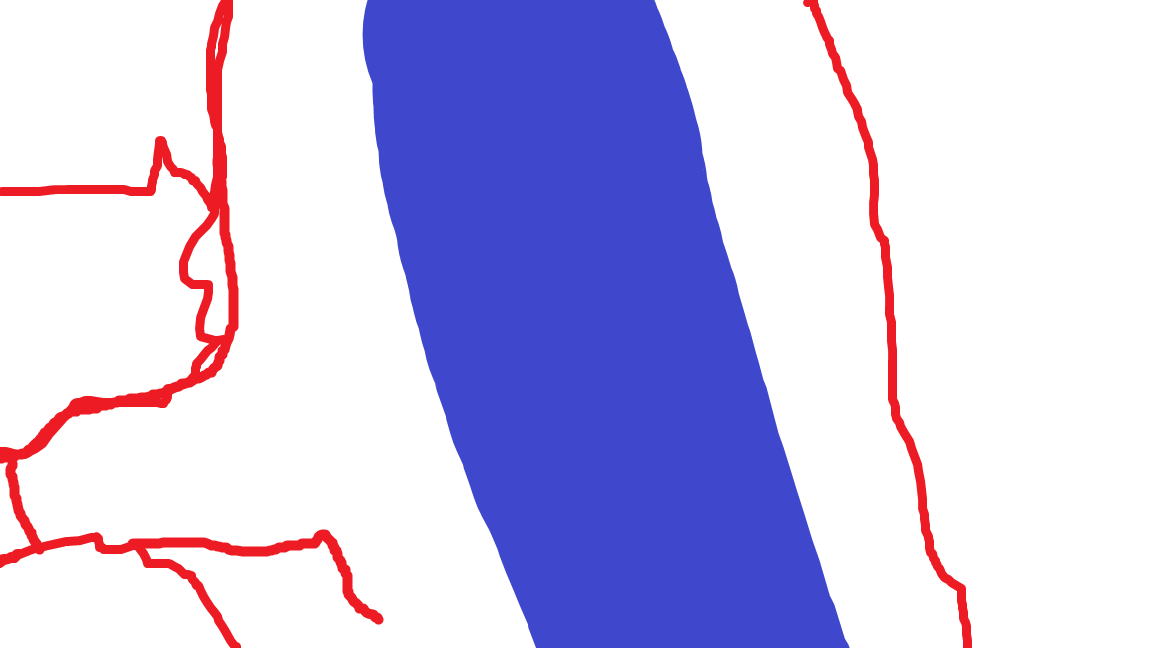
#> input picture package/Example.png, 1152 x 648 px
$ python main.py
#> lines starting #> are read from the running program, lines starting #| are printed output that depends on the picture; after the words box and inside, x2 and y2 are one past the last pixel; in counts of white or black regions, pixels touching at a corner belong together
### package/edgedetect.py
#identify all blue edge pixels in an image and create a list of their coordinates using numpy and PIL
from PIL import Image
import numpy as np
def find_blue_edge_pixels(image_path):
    # Load the image
#> called with image_path = 'Example.png'
    image = Image.open(image_path)
#> image is the input picture: PIL image 1152x648 RGBA; mean R, G, B, A 200.7, 196.1, 233.2, 255
    image = image.convert('RGB')
#> image: PIL image 1152x648 RGB
    data = np.array(image)

    # Define blue color range
    lower_blue = np.array([0, 0, 100])
    upper_blue = np.array([100, 100, 255])

    # Create a mask for blue pixels
    blue_mask = np.all((data >= lower_blue) & (data <= upper_blue), axis=-1)
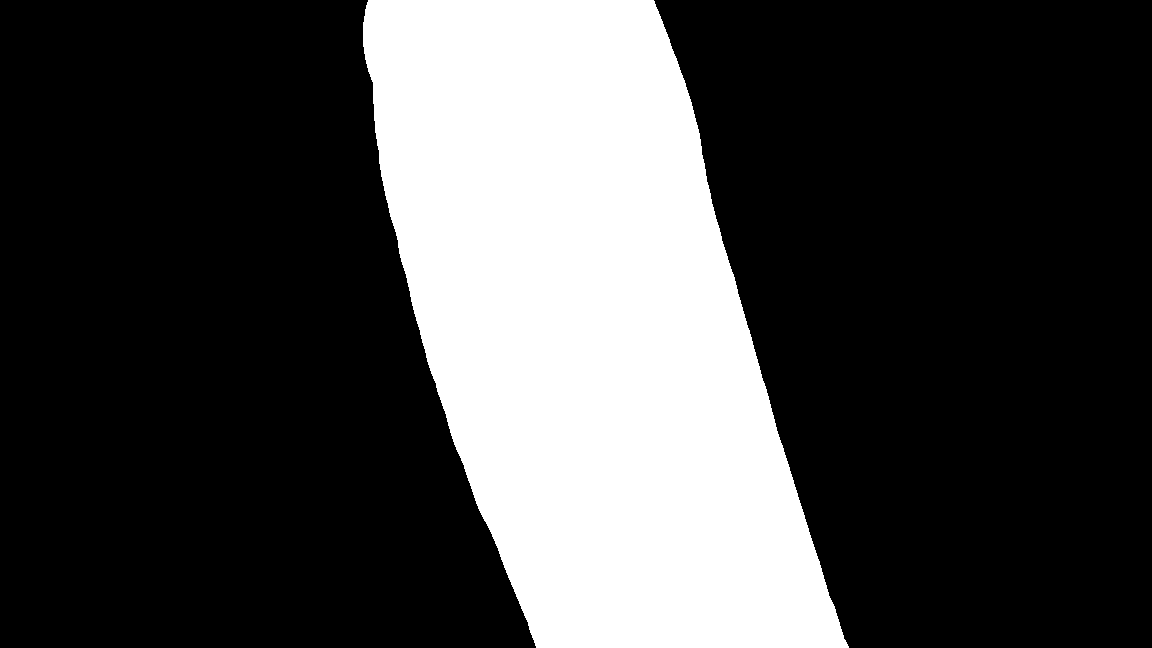
#> blue_mask: shape (648, 1152) bool; 27.9% white; 1 white region, box (x1, y1, x2, y2) and area: (363, 0, 849, 648) 208133

    # Find edge pixels using a simple gradient method
    edges = np.zeros(blue_mask.shape, dtype=bool)
    edges[1:-1, 1:-1] = (
        (blue_mask[1:-1, 1:-1] != blue_mask[:-2, 1:-1]) |
        (blue_mask[1:-1, 1:-1] != blue_mask[2:, 1:-1]) |
        (blue_mask[1:-1, 1:-1] != blue_mask[1:-1, :-2]) |
        (blue_mask[1:-1, 1:-1] != blue_mask[1:-1, 2:])
    )
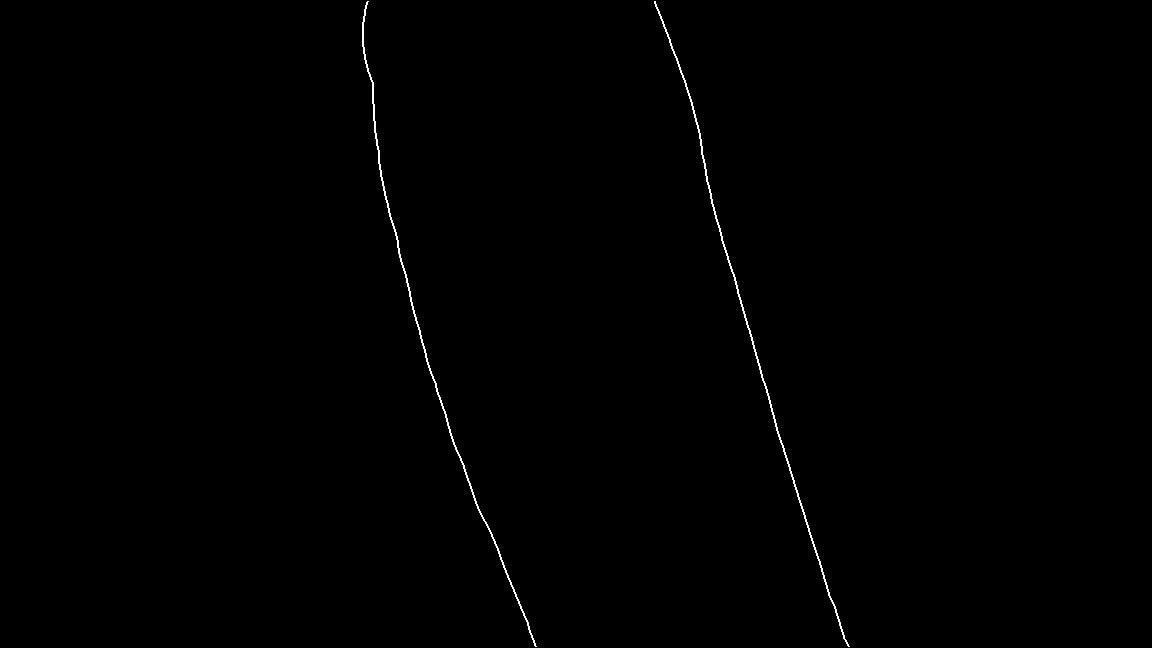
#> edges: shape (648, 1152) bool; 0.35% white in thin lines or dots, all inside (x1, y1, x2, y2) = (362, 1, 850, 647)

    # Get coordinates of blue edge pixels
    blue_edge_coords = np.argwhere(edges & blue_mask)
#> blue_edge_coords = 1292 pairs, first value 1 to 646, second value 363 to 848

    # Convert to list of tuples
    blue_edge_list = [tuple(coord) for coord in blue_edge_coords]
#> blue_edge_list has the same summary as blue_edge_coords

    return blue_edge_list

def find_red_edge_pixels(image_path):
    # Load the image
    image = Image.open(image_path)
    image = image.convert('RGB')
    data = np.array(image)

    # Define red color range
    lower_red = np.array([100, 0, 0])
    upper_red = np.array([255, 100, 100])

    # Create a mask for red pixels
    red_mask = np.all((data >= lower_red) & (data <= upper_red), axis=-1)

    # Find edge pixels using a simple gradient method
    edges = np.zeros(red_mask.shape, dtype=bool)
    edges[1:-1, 1:-1] = (
        (red_mask[1:-1, 1:-1] != red_mask[:-2, 1:-1]) |
        (red_mask[1:-1, 1:-1] != red_mask[2:, 1:-1]) |
        (red_mask[1:-1, 1:-1] != red_mask[1:-1, :-2]) |
        (red_mask[1:-1, 1:-1] != red_mask[1:-1, 2:])
    )

    # Get coordinates of red edge pixels
    red_edge_coords = np.argwhere(edges & red_mask)

    # Convert to list of tuples
    red_edge_list = [tuple(coord) for coord in red_edge_coords]

    return red_edge_list

# [35 lines left out: function find_split_blue_edge_pixels, not called in this run]

### package/nearest_pixel.py
# For each pixel in the image, find the nearest pixel that matches the target color criteria and calculate distances
import numpy as np
# [23 lines left out: function find_nearest_pixel_img, not called in this run]

# Using 2 pixel tuple lists instead of image paths
def find_nearest_pixel_array(color_array_1, color_array_2):
    nearest_pixels = {}
    for i in range(len(color_array_1)):
        color1 = np.array(color_array_1[i])
        distances = np.sqrt(np.sum((np.array(color_array_2) - color1) ** 2, axis=-1))
        nearest_index = np.argmin(distances)
        nearest_pixels[tuple(color1)] = tuple(color_array_2[nearest_index])
    return nearest_pixels

### package/main.py
from PIL import Image
import numpy as np
from edgedetect import find_blue_edge_pixels, find_red_edge_pixels
from nearest_pixel import find_nearest_pixel_array
from adjustededge import new_edge

if __name__ == "__main__":
    # Find blue edge pixels
    blue_edges = find_blue_edge_pixels("Example.png")
#> blue_edges has the same summary as blue_edge_coords in find_blue_edge_pixels

    # Create an image to display only the blue edges
    blue_edge_image = Image.new('RGB', (1152, 684), color='white')
#> blue_edge_image: PIL image 1152x684 RGB; every value is 255
    for coord in blue_edges:
        blue_edge_image.putpixel((coord[1], coord[0]), (0, 0, 255))  # Note: coord is (row, col)
#> this loop made 1292 passes
#> coord on passes 1 to 3: (1, 368), (1, 654), (2, 367)
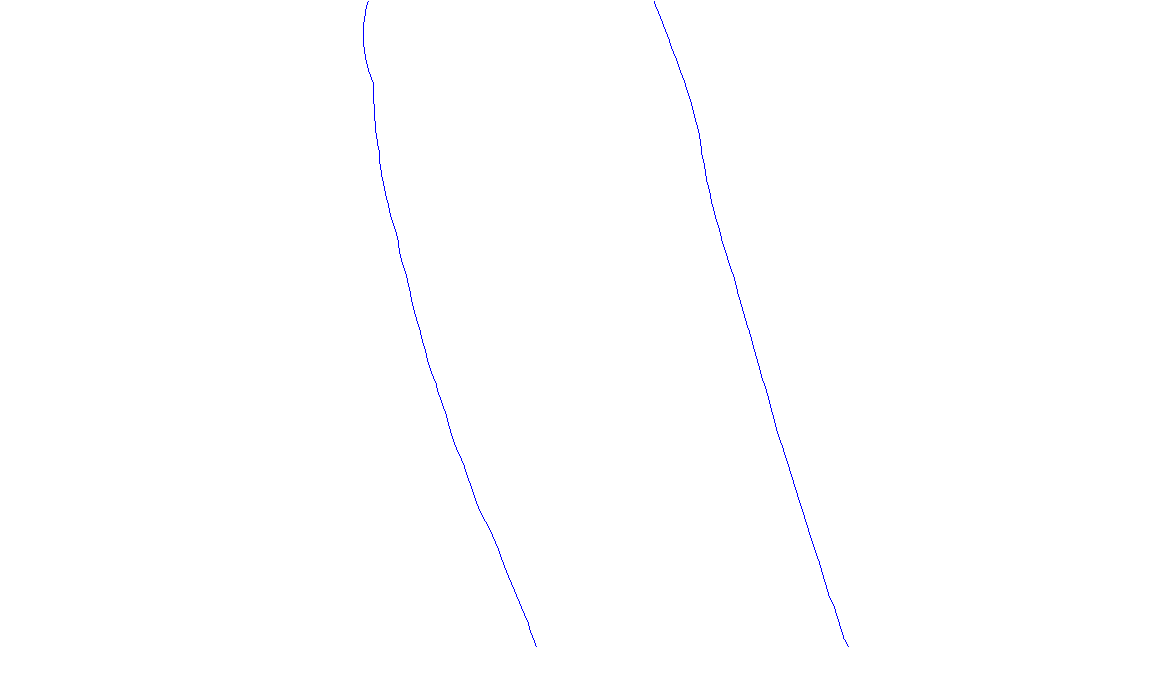
#> blue_edge_image: PIL image 1152x684 RGB; mean R, G, B 254.6, 254.6, 255

    blue_edge_image.show()

    # [17 lines of commented-out code are left out]
    red_edges = find_red_edge_pixels("Example.png")
#> in find_red_edge_pixels, `red_mask = np.all((data >= lower_red) & (data <= upper_red), axis=-1)`: red_mask: shape (648, 1152) bool; 3.3% white; 2 white regions, box (x1, y1, x2, y2) and area: (0, 0, 383, 648) 18736, (803, 0, 972, 648) 6057
#> in find_red_edge_pixels, `edges[1:-1, 1:-1] = ( (red_mask[1:-1, 1:-1] != red_mask[:-2, 1:-1]) | ..`:
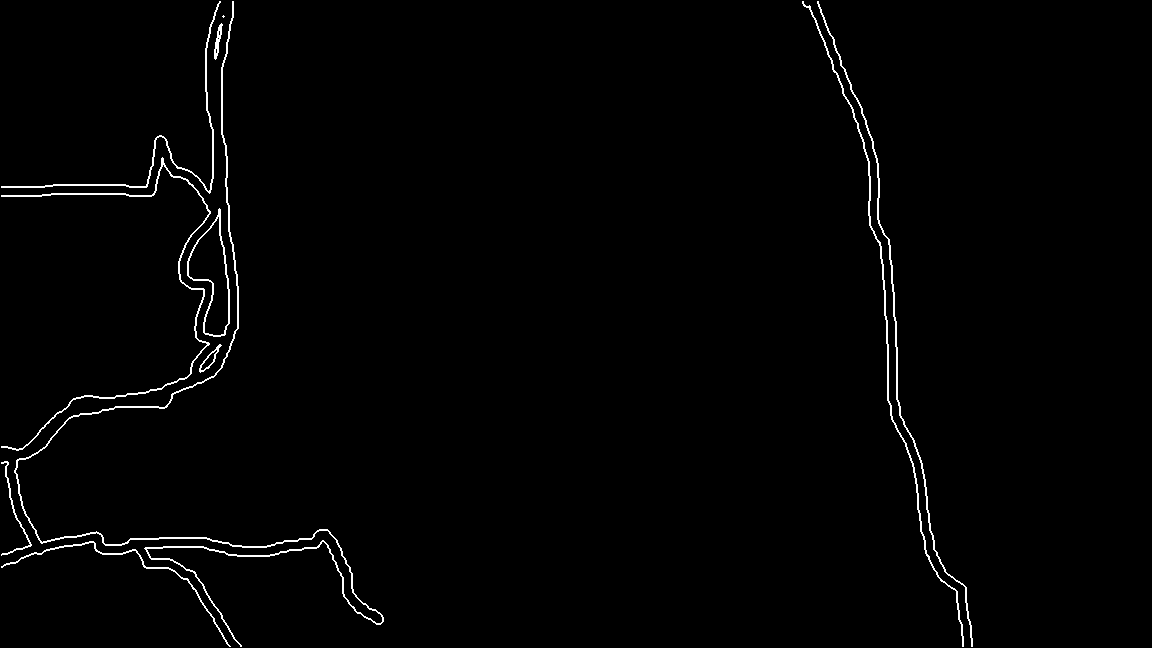
#> edges: shape (648, 1152) bool; 1.3% white in thin lines or dots, all inside (x1, y1, x2, y2) = (1, 1, 973, 647)
#> in find_red_edge_pixels, `red_edge_coords = np.argwhere(edges & red_mask)`: red_edge_coords = 4699 pairs, first value 1 to 646, second value 1 to 971
#> in find_red_edge_pixels, `red_edge_list = [tuple(coord) for coord in red_edge_coords]`: red_edge_list has the same summary as red_edge_coords
#> red_edges has the same summary as red_edge_coords in find_red_edge_pixels

    # Create an image to display only the red edges
    red_edge_image = Image.new('RGB', (1152, 684), color='white')
    for coord in red_edges:
        red_edge_image.putpixel((coord[1], coord[0]), (255, 0, 0))  # Note: coord is (row, col)
#> this loop made 4699 passes
#> coord on passes 1 to 3: (1, 220), (1, 232), (1, 803)
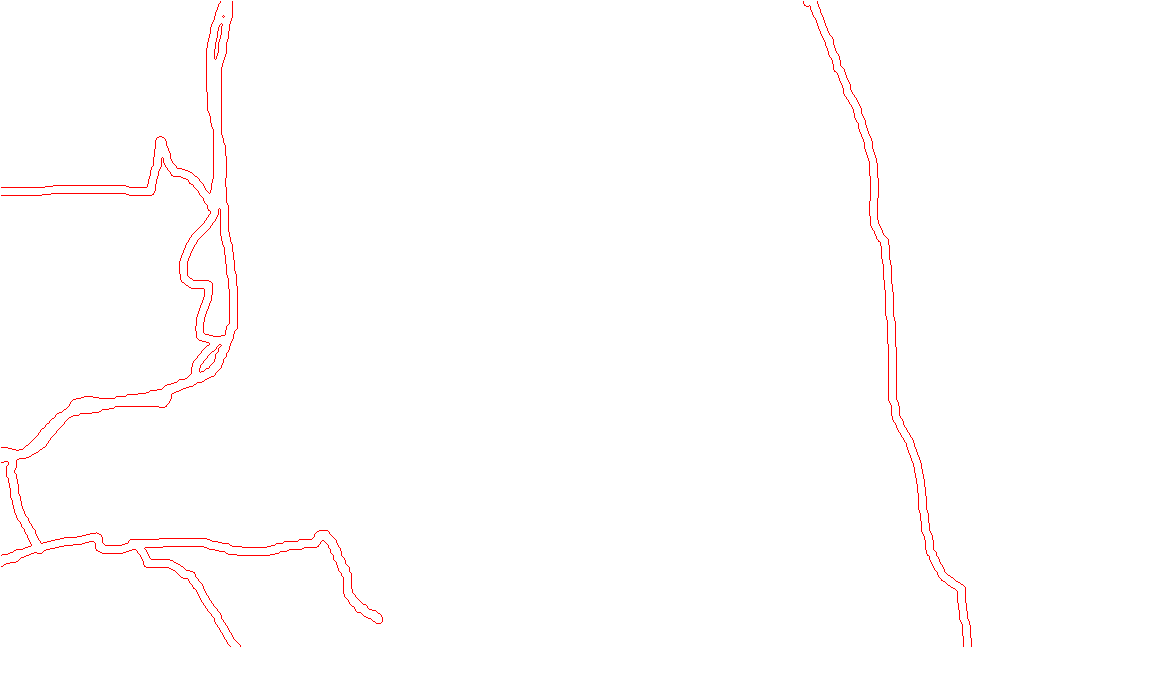
#> red_edge_image: PIL image 1152x684 RGB; mean R, G, B 255, 253.5, 253.5

    red_edge_image.show()

    # display nearest pixel mappings between blue and red edge pixels
    nearest_mappings = find_nearest_pixel_array(blue_edges, red_edges)
#> the loop in find_nearest_pixel_array, `for i in range(len(color_array_1)):` made 1292 passes
#> (color1, nearest_index) on passes 1 to 3: ([1, 368], 1), ([1, 654], 2), ([2, 367], 5)
#> after the loop in find_nearest_pixel_array, `for i in range(len(color_array_1)):`: nearest_pixels = 1292 items
#> nearest_mappings = 1292 items
    map_edge_image = Image.new('RGB', (1152, 684), color='white')
    for blue_pixel, red_pixel in nearest_mappings.items():
        map_edge_image.putpixel((blue_pixel[1], blue_pixel[0]), (0, 0, 255))  # Note: coord is (row, col)
        map_edge_image.putpixel((red_pixel[1], red_pixel[0]), (255, 0, 0))  # Note: coord is (row, col)
#> this loop made 1292 passes
#> (blue_pixel, red_pixel) on passes 1 to 3: ((1, 368), (1, 232)), ((1, 654), (1, 803)), ((2, 367), (2, 232))
    map_edge_image.show()

    # Calculate total distance between blue and red edge pixels
    final_image = Image.new('RGB', (1152, 684), color='white')
    final_image_edges = []
    total_distance = 0
    total_pixels = len(nearest_mappings)
#> total_pixels = 1292
    for blue_pixel, red_pixel in nearest_mappings.items():
        blue_x = blue_pixel[1] - red_pixel[1]
        blue_y = blue_pixel[0] - red_pixel[0]
        distance = np.sqrt(blue_x**2 + blue_y**2)
        total_distance += distance
#> this loop made 1292 passes
#> (blue_pixel, red_pixel, blue_x, blue_y, distance, total_distance) on passes 1 to 3: ((1, 368), (1, 232), 136, 0, 136, 136), ((1, 654), (1, 803), -149, 0, 149, 285), ((2, 367), (2, 232), 135, 0, 135, 420)
#> after the loop, total_distance = 185182.9
    average_distance = total_distance / total_pixels if total_pixels > 0 else 0
#> average_distance = 143.3
    # for blue_pixel, blue_pixel2 in nearest_mappings.items():
    #     final_image.putpixel(new_edge(blue_pixel, red_pixel, average_distance)(0, 255, 0))
    print(f"Average distance between blue and red edge pixels: {average_distance:.2f}")
#| Average distance between blue and red edge pixels: 143.33
